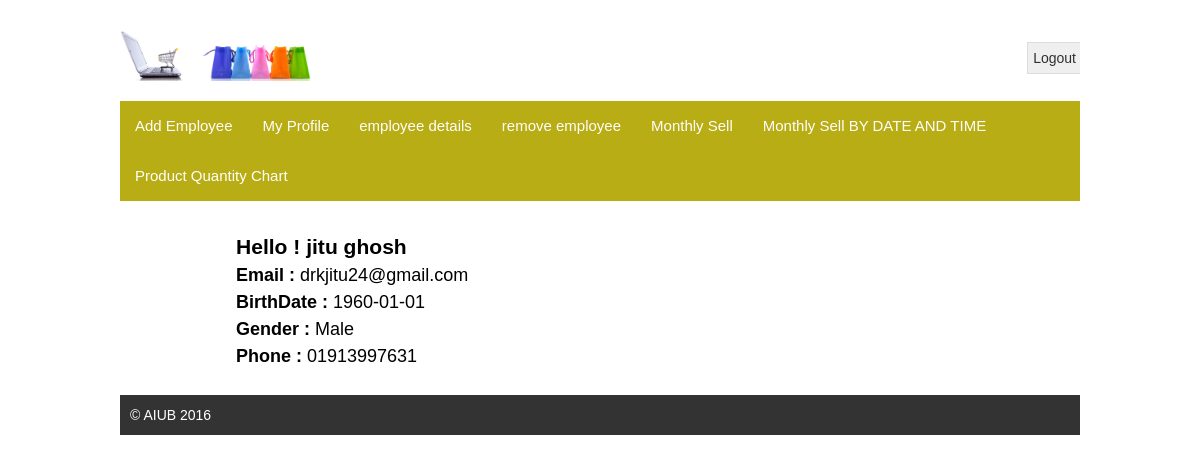
The app's page /profile.php (signed in) with its own data.
### tables this page shows
CREATE TABLE `users` (
  `id` int(6) UNSIGNED NOT NULL,
  `firstName` varchar(100) NOT NULL,
  `lastName` varchar(100) NOT NULL,
  `email` varchar(100) NOT NULL,
  `password` varchar(255) NOT NULL,
  `birthday` date NOT NULL,
  `gender` varchar(20) NOT NULL,
  `phone` varchar(30) NOT NULL,
  `role` tinyint(1) NOT NULL DEFAULT '0',
  `signup_date` timestamp NOT NULL DEFAULT CURRENT_TIMESTAMP ON UPDATE CURRENT_TIMESTAMP
);

### profile.php (the view, shortened to what this page needs)
<!DOCTYPE html>
<html>
<head>
	<link rel="stylesheet" type="text/css" href="style.css">
</head>
<body>
	<div class="signup">
		<?php require 'template/header1.php'; ?>
		<?php require 'template/menu1.php'; ?>
		<div class="maincontent">
			<div class="content">
				<?php
				$mysqli = new mysqli("localhost", "root","","sp1");
								$sq2 = "SELECT * FROM products";
$result2 = mysqli_query($mysqli, $sq2)or die(mysqli_error());
				$sql = "SELECT * FROM users WHERE id ='".$_SESSION['userId']."'";
					$user = $mysqli->query($sql);
					$check_user = $user->num_rows;
				 if ($check_user > 0) {
				    while ($profile = $user->fetch_object()) {
						 echo "<h3>Hello ! ".$profile->firstName .' '.$profile->lastName."</h3>
						 <div class='profile'>
						 	<p><b>Email : </b>".$profile->email."</p>
						 	<p><b>BirthDate : </b>".$profile->birthday."</p>
						 	<p><b>Gender : </b>";
					 			if($profile->gender == 1) {
					 				echo "Male";
					 			} else {
					 				echo "Female";
					 			}
						 	echo "</p>
						 	<p><b>Phone : </b>".$profile->phone."</p>
						 </div>";
				  		}
					}
				?>
			</div>
		</div>
		<div class="footer">
			<p>&copy; AIUB 2016</p>
		</div>
	</div>
</body>
</html>

### style.css (style rules this page uses)
* { margin: 0;padding: 0 }
body { font-family: arial; font-size: 14px; line-height: 20px; color: #000; }
.signup { width:960px; margin: 30px auto; display: block; overflow: hidden; }
.maincontent { overflow: hidden; margin-top: 30px; }
.content { float: right; width: 700px; margin-right:15%; line-height: 1.5; font-size:18px; }
.footer { background:#333; color: #fff; margin-top: 25px; padding: 10px; }

### records on screen
users: firstName "jitu", lastName "ghosh", email "drkjitu24@gmail.com", birthday "1960-01-01", gender "Male", phone "01913997631"
